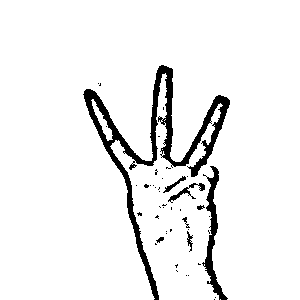
#> input picture HandGestureDataset/test/THREE/THREE_1.png, 300 x 300 px, given in place of the camera
$ python HandGestureRecognitionOpenCV.py
#> lines starting #> are read from the running program, lines starting #| are printed output that depends on the picture; after the words box and inside, x2 and y2 are one past the last pixel; in counts of white or black regions, pixels touching at a corner belong together
import cv2
import numpy as np
import math

# Start capturing video from the webcam
cap = cv2.VideoCapture(0)

while True:
    # Read a frame from the webcam
    ret, img = cap.read()
#> img is the input picture: shape (300, 300, 3); 93.8% white; 45 black regions (37 under 20 px), largest, box (x1, y1, x2, y2) and area: (83, 65, 230, 300) 4197, (202, 166, 228, 300) 907, (168, 183, 205, 203) 172
    if not ret or img is None:
        print("Failed to capture frame")
        continue

    # Draw a larger Region of Interest (ROI) rectangle on the frame
    cv2.rectangle(img, (450, 450), (30, 30), (0, 255, 0), 2)
#> img: shape (300, 300, 3); 1.8% of pixels changed, all inside (x1, y1, x2, y2) = (29, 29, 300, 300)
    # Crop the ROI from the image
    crop_img = img[30:450, 30:450]

    # Convert cropped image to grayscale
    grey = cv2.cvtColor(crop_img, cv2.COLOR_BGR2GRAY)
    # Apply Gaussian blur to reduce noise
    blurred = cv2.GaussianBlur(grey, (35, 35), 0)
    # Apply Otsu's thresholding (inverted binary)
    _, thresh1 = cv2.threshold(blurred, 127, 255, cv2.THRESH_BINARY_INV + cv2.THRESH_OTSU)
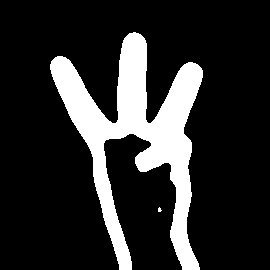
#> thresh1: shape (270, 270); 17.5% white; 2 white regions (1 under 20 px)
    cv2.imshow('Thresholded', thresh1)

    # Find contours from the thresholded image
    contours = cv2.findContours(thresh1.copy(), cv2.RETR_TREE, cv2.CHAIN_APPROX_NONE)[-2]
#> contours = 2 contours, 1 with area under 20; largest, box (x1, y1, x2, y2) and area: (50, 32, 203, 270) 12158
    if len(contours) == 0:
        # If no contours found, just show the default windows and continue
        cv2.imshow('Gesture', img)
        cv2.imshow('Contours', crop_img)
        if cv2.waitKey(1) == 27:  # Exit if ESC is pressed
            break
        continue

    # Get the largest contour (presumably the hand)
    cnt = max(contours, key=cv2.contourArea)
#> cnt = contour of 1133 points, box (x1, y1, x2, y2) (50, 32, 203, 270), area 12158

    # Draw bounding box around the hand
    x, y, w, h = cv2.boundingRect(cnt)
#> x = 50; y = 32; w = 153; h = 238
    cv2.rectangle(crop_img, (x, y), (x + w, y + h), (0, 0, 255), 2)
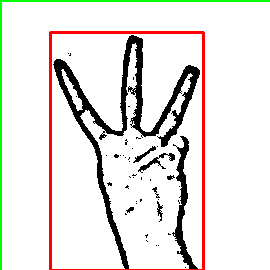
#> crop_img: shape (270, 270, 3); mean B, G, R 224.5, 228.3, 231.6

    # Draw the contour and its convex hull
    hull = cv2.convexHull(cnt)
#> hull = contour of 18 points, box (x1, y1, x2, y2) (50, 32, 203, 270), area 26646
    drawing = np.zeros(crop_img.shape, np.uint8)
    cv2.drawContours(drawing, [cnt], 0, (0, 255, 0), 2)
    cv2.drawContours(drawing, [hull], 0, (0, 0, 255), 2)
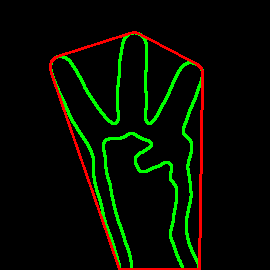
#> drawing: shape (270, 270, 3); mean of channels 0, 1, 2 0, 12.7, 6.4; drawn as B, G, R

    # Find convexity defects (points between fingers)
    hull = cv2.convexHull(cnt, returnPoints=False)
#> hull = 18 values, max 1131 at index 0, min 0 at index 17, mean 535.9
    defects = cv2.convexityDefects(cnt, hull)
#> defects = 13 rows, first 6: [0, 4, 1, 186], [4, 173, 94, 20857], [173, 175, 174, 114], [179, 182, 181, 162], [187, 191, 188, 186], [191, 197, 192, 162]
    count_defects = 0

    # Draw all contours on the thresholded image (for reference)
    cv2.drawContours(thresh1, contours, -1, (0, 255, 0), 3)
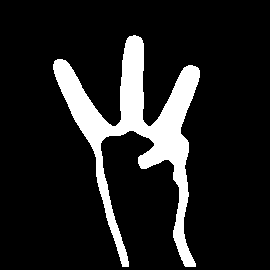
#> thresh1: shape (270, 270); 12.8% white; 1 white region, box (x1, y1, x2, y2) and area: (53, 35, 200, 267) 9350

    if defects is not None:
        # Loop through all defects
        for i in range(defects.shape[0]):
            s, e, f, d = defects[i, 0]
            start = tuple(cnt[s][0])
            end = tuple(cnt[e][0])
            far = tuple(cnt[f][0])

            # Calculate the sides of the triangle using Euclidean distance
            a = math.dist(end, start)
            b = math.dist(far, start)
            c = math.dist(end, far)

            # Use cosine rule to find the angle
            if b != 0 and c != 0:
                angle = math.acos((b**2 + c**2 - a**2)/(2 * b * c)) * 57

                # Count as a defect if angle < 90 degrees
                if angle <= 90:
                    count_defects += 1
                    cv2.circle(crop_img, far, 4, [0, 0, 255], -1)

            # Draw line between start and end points
            cv2.line(crop_img, start, end, [0, 255, 0], 2)
#> this loop made 13 passes
#> (s, e, f, d, start, end, far, a) on passes 1, 2, 4, 5, 6, 7, 8, 9, 10, 11: (0, 4, 1, 186, (133, 32), (129, 33), (132, 33), 4.12), (4, 173, 94, 20857, (129, 33), (57, 56), (115, 123), 75.58), (179, 182, 181, 162, (51, 61), (50, 64), (51, 63), 3.16), (187, 191, 188, 186, (50, 69), (51, 73), (51, 70), 4.12), (191, 197, 192, 162, (51, 73), (53, 79), (52, 74), 6.32), (197, 387, 269, 3141, (53, 79), (119, 269), (91, 151), 201.1), (387, 758, 552, 34816, (119, 269), (199, 269), (129, 133), 80), (758, 950, 900, 4663, (199, 269), (202, 77), (183, 127), 192), (957, 959, 958, 114, (202, 70), (201, 68), (201, 69), 2.24), (963, 1126, 1037, 19208, (197, 64), (140, 34), (148, 123), 64.41)
#> (s, e, f, d, end, far, a, b) on pass 3: (173, 175, 174, 114, (55, 57), (56, 57), 2.24, 1.41)
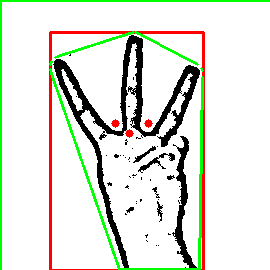
#> crop_img: shape (270, 270, 3); 2.62% of pixels changed, all inside (x1, y1, x2, y2) = (49, 31, 204, 270)
#> after the loop, count_defects = 3

    # Set text properties for displaying gesture count
    font = cv2.FONT_HERSHEY_SIMPLEX
#> font = 0
    font_scale = 1.5
    thickness = 3
    color = (0, 255, 255)
    position = (60, 60)

    # Display text based on number of defects (fingers)
    if count_defects == 1:
        cv2.putText(img, "GESTURE ONE", position, font, font_scale, color, thickness, cv2.LINE_AA)
    elif count_defects == 2:
        cv2.putText(img, "GESTURE TWO", position, font, font_scale, color, thickness, cv2.LINE_AA)
    elif count_defects == 3:
        cv2.putText(img, "GESTURE THREE", position, font, font_scale, color, thickness, cv2.LINE_AA)
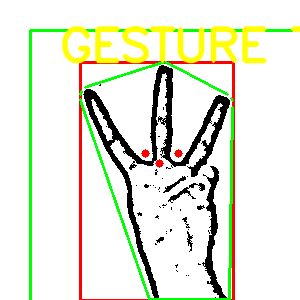
#> img: shape (300, 300, 3); mean B, G, R 217, 234.1, 230.9
    elif count_defects == 4:
        cv2.putText(img, "GESTURE FOUR", position, font, font_scale, color, thickness, cv2.LINE_AA)
    else:
        cv2.putText(img, "Hello World!!!", position, font, font_scale, color, thickness, cv2.LINE_AA)

    # Show the final output windows
    cv2.imshow('Gesture', img)
    all_img = np.hstack((drawing, crop_img))
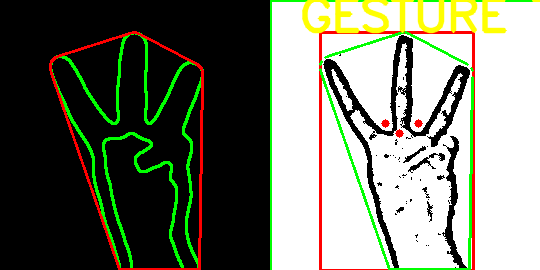
#> all_img: shape (270, 540, 3); mean of channels 0, 1, 2 105.6, 121, 116.5; drawn as B, G, R
    cv2.imshow('Contours', all_img)

    # Break the loop when ESC key is pressed
    if cv2.waitKey(1) == 27:
#> (key Esc is pressed here)
        break

# Release the webcam and destroy all OpenCV windows
cap.release()
cv2.destroyAllWindows()

$ run again, on HandGestureDataset/test/THREE/THREE_100.png
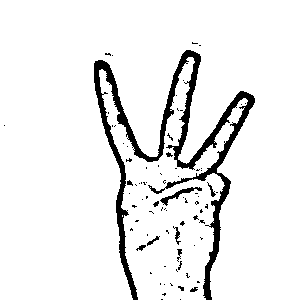
#> input picture HandGestureDataset/test/THREE/THREE_100.png, 300 x 300 px, given in place of the camera
#> img is the input picture: shape (300, 300, 3); 92.7% white; 81 black regions (70 under 20 px), largest, box (x1, y1, x2, y2) and area: (94, 50, 255, 300) 5804, (160, 187, 202, 206) 176, (173, 226, 181, 245) 52
#> contours = 4 contours; box (x1, y1, x2, y2) and area: (60, 16, 228, 270) 15728, (144, 199, 150, 209) 37, (141, 93, 147, 103) 36, (112, 211, 123, 218) 23
#> cnt = contour of 1284 points, box (x1, y1, x2, y2) (60, 16, 228, 270), area 15728
#> x = 60; y = 16; w = 168; h = 254
#> `hull = cv2.convexHull(cnt)`: hull = contour of 19 points, box (x1, y1, x2, y2) (60, 16, 228, 270), area 32608
#> `hull = cv2.convexHull(cnt, returnPoints=False)`: hull = 19 values, max 1278 at index 0, min 0 at index 18, mean 636.7
#> defects = 16 rows, first 6: [0, 212, 108, 25371], [212, 215, 213, 162], [215, 218, 217, 142], [218, 221, 219, 142], [221, 223, 222, 114], [244, 412, 331, 3305]
#> the loop `for i in range(defects.shape[0]):` made 16 passes
#> (s, e, f, d, start, end, far, a) on passes 1 to 7: (0, 212, 108, 25371, (158, 16), (69, 26), (120, 120), 89.56), (212, 215, 213, 162, (69, 26), (66, 27), (68, 27), 3.16), (215, 218, 217, 142, (66, 27), (63, 29), (64, 29), 3.61), (218, 221, 219, 142, (63, 29), (61, 32), (63, 30), 3.61), (221, 223, 222, 114, (61, 32), (60, 34), (61, 33), 2.24), (244, 412, 331, 3305, (60, 55), (85, 223), (86, 142), 169.8), (412, 418, 413, 210, (85, 223), (86, 229), (86, 224), 6.08)
#> after the loop `for i in range(defects.shape[0]):`:
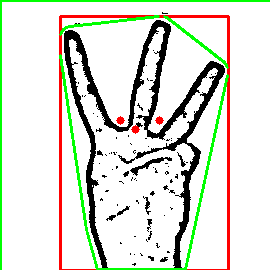
#> crop_img: shape (270, 270, 3); mean B, G, R 214, 224.7, 221.5
#> after the loop `for i in range(defects.shape[0]):`: count_defects = 3
#> font = 0
#> `all_img = np.hstack((drawing, crop_img))`:
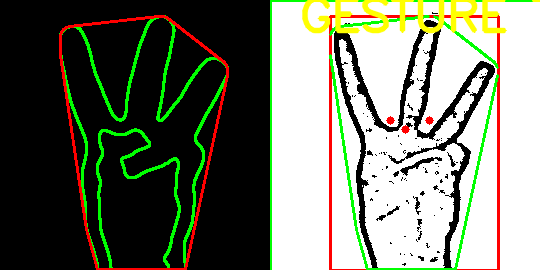
#> all_img: shape (270, 540, 3); mean of channels 0, 1, 2 103.7, 119.9, 115.2; drawn as B, G, R

$ run again, on HandGestureDataset/test/THREE/THREE_105.png
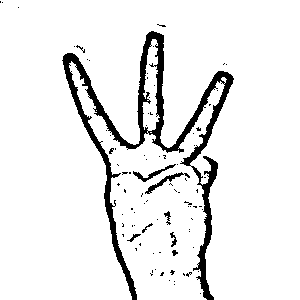
#> input picture HandGestureDataset/test/THREE/THREE_105.png, 300 x 300 px, given in place of the camera
#> img is the input picture: shape (300, 300, 3); 92.4% white; 88 black regions (79 under 20 px), largest, box (x1, y1, x2, y2) and area: (62, 31, 234, 300) 6090, (145, 172, 190, 194) 181, (133, 164, 176, 182) 157
#> contours = 3 contours, 2 with area under 20; largest, box (x1, y1, x2, y2) and area: (29, 0, 207, 270) 16048
#> cnt = contour of 1395 points, box (x1, y1, x2, y2) (29, 0, 207, 270), area 16048
#> x = 29; y = 0; w = 178; h = 270
#> `hull = cv2.convexHull(cnt)`: hull = contour of 17 points, box (x1, y1, x2, y2) (29, 0, 207, 270), area 35573
#> `hull = cv2.convexHull(cnt, returnPoints=False)`: hull = 17 values, max 1367 at index 0, min 0 at index 16, mean 632.2
#> defects = [[0, 209, 107, 25963], [209, 212, 210, 162], [217, 220, 219, 162], [229, 241, 230, 186], [241, 413, 327, 3699], [413, 422, 414, 162], [422, 461, 441, 525], [461, 939, 654, 39680], [939, 1157, 1092, 5356], [1161, 1164, 1162, 162], [1164, 1166, 1165, 114], [1169, 1367, 1258, 23557]]
#> the loop `for i in range(defects.shape[0]):` made 12 passes
#> (s, e, f, d, start, end, far, a) on passes 1 to 7: (0, 209, 107, 25963, (110, 0), (38, 19), (102, 107), 74.46), (209, 212, 210, 162, (38, 19), (35, 20), (37, 20), 3.16), (217, 220, 219, 162, (30, 25), (29, 28), (30, 27), 3.16), (229, 241, 230, 186, (29, 37), (32, 49), (30, 38), 12.37), (241, 413, 327, 3699, (32, 49), (80, 221), (71, 135), 178.6), (413, 422, 414, 162, (80, 221), (83, 230), (81, 222), 9.49), (422, 461, 441, 525, (83, 230), (97, 269), (92, 249), 41.44)
#> after the loop `for i in range(defects.shape[0]):`:
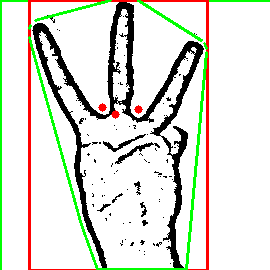
#> crop_img: shape (270, 270, 3); mean B, G, R 214.2, 223.7, 221.6
#> after the loop `for i in range(defects.shape[0]):`: count_defects = 3
#> font = 0
#> `all_img = np.hstack((drawing, crop_img))`:
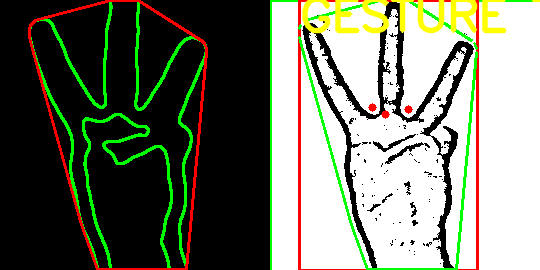
#> all_img: shape (270, 540, 3); mean of channels 0, 1, 2 103.8, 120.4, 115.4; drawn as B, G, R

$ run again, on HandGestureDataset/test/THREE/THREE_107.png
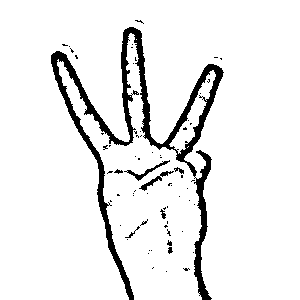
#> input picture HandGestureDataset/test/THREE/THREE_107.png, 300 x 300 px, given in place of the camera
#> img is the input picture: shape (300, 300, 3); 92.5% white; 68 black regions (59 under 20 px), largest, box (x1, y1, x2, y2) and area: (51, 27, 224, 300) 6080, (124, 160, 170, 181) 154, (139, 171, 174, 191) 137
#> contours = 3 contours, 1 with area under 20; largest, box (x1, y1, x2, y2) and area: (17, 0, 197, 270) 16294, (57, 93, 73, 115) 106
#> cnt = contour of 1399 points, box (x1, y1, x2, y2) (17, 0, 197, 270), area 16294
#> x = 17; y = 0; w = 180; h = 270
#> `hull = cv2.convexHull(cnt)`: hull = contour of 20 points, box (x1, y1, x2, y2) (17, 0, 197, 270), area 36137
#> `hull = cv2.convexHull(cnt, returnPoints=False)`: hull = 20 values, max 1369 at index 0, min 0 at index 19, mean 611.1
#> defects = 15 rows, first 6: [0, 197, 102, 25332], [197, 200, 198, 162], [200, 203, 202, 142], [205, 207, 206, 114], [207, 210, 209, 162], [218, 226, 219, 186]
#> the loop `for i in range(defects.shape[0]):` made 15 passes
#> (s, e, f, d, start, end, far, a) on passes 1 to 7: (0, 197, 102, 25332, (87, 0), (27, 17), (90, 102), 62.36), (197, 200, 198, 162, (27, 17), (24, 18), (26, 18), 3.16), (200, 203, 202, 142, (24, 18), (21, 20), (22, 20), 3.61), (205, 207, 206, 114, (19, 22), (18, 24), (19, 23), 2.24), (207, 210, 209, 162, (18, 24), (17, 27), (18, 26), 3.16), (218, 226, 219, 186, (17, 35), (19, 43), (18, 36), 8.25), (226, 400, 320, 3732, (19, 43), (74, 217), (64, 137), 182.5)
#> after the loop `for i in range(defects.shape[0]):`: count_defects = 3
#> font = 0
#> `all_img = np.hstack((drawing, crop_img))`:
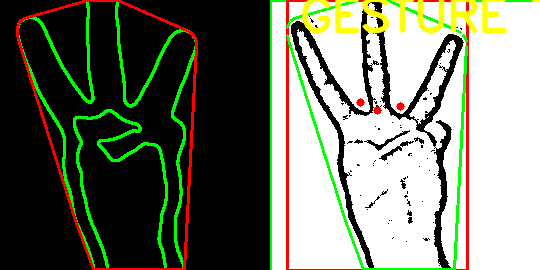
#> all_img: shape (270, 540, 3); mean of channels 0, 1, 2 103.9, 120.6, 115.5; drawn as B, G, R
